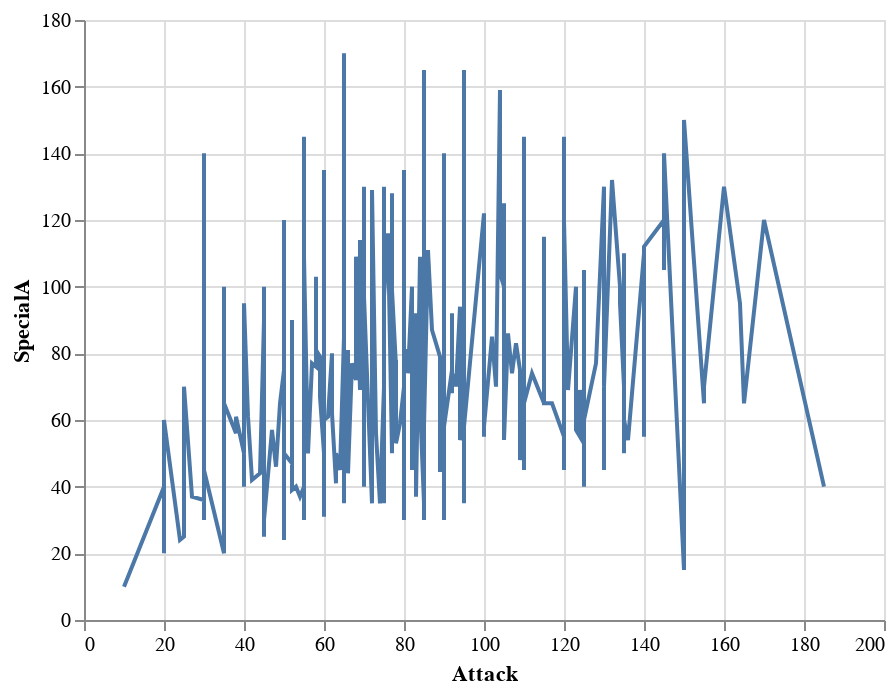

Notebook code cell kept with this figure:
### Markdown cell above
## Machine Learning - Decision Tree Regressor
Since my expectation is to predict the generation, using tree regressor instead of classifier is better.

### Code cell
alt.Chart(df).mark_line().encode(
    x="Attack",
    y="SpecialA"
)

### Figure 1 — Vega-Lite specification as saved in the notebook (floating-point values rounded to 4 significant figures; data arrays with more than 128 entries replaced by an {"elided": "..."} marker saying what was removed)
{"config": {"view": {"continuousWidth": 400, "continuousHeight": 300}}, "data": {"name": "data-7b4e9b7c622e97f5ad82a9f00b4cfc09"}, "mark": "line", "encoding": {"x": {"field": "Attack", "type": "quantitative"}, "y": {"field": "SpecialA", "type": "quantitative"}}, "$schema": "https://vega.github.io/schema/vega-lite/v4.17.0.json", "datasets": {"data-7b4e9b7c622e97f5ad82a9f00b4cfc09": {"elided": "374 records"}}}
